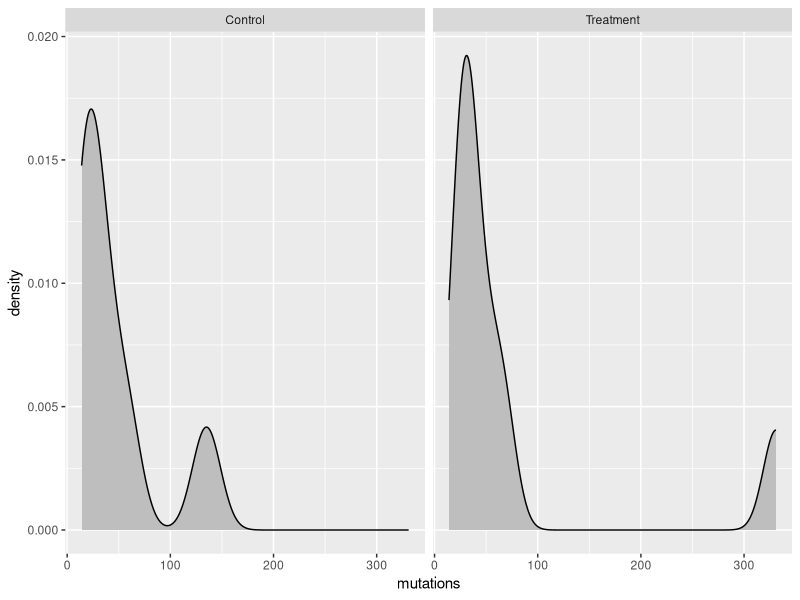
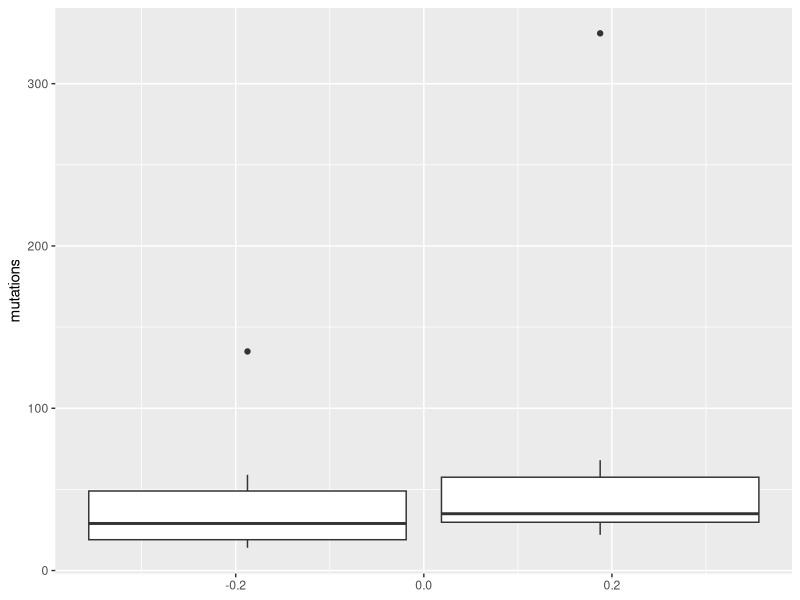
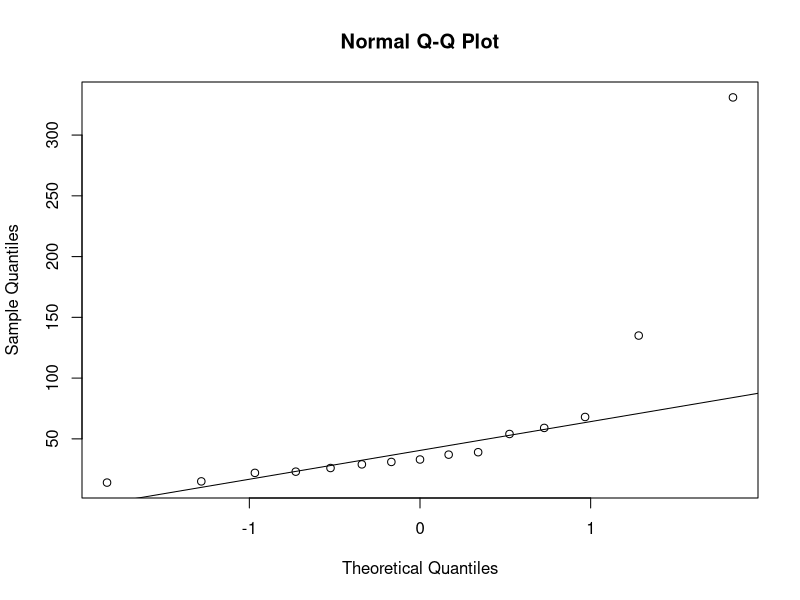
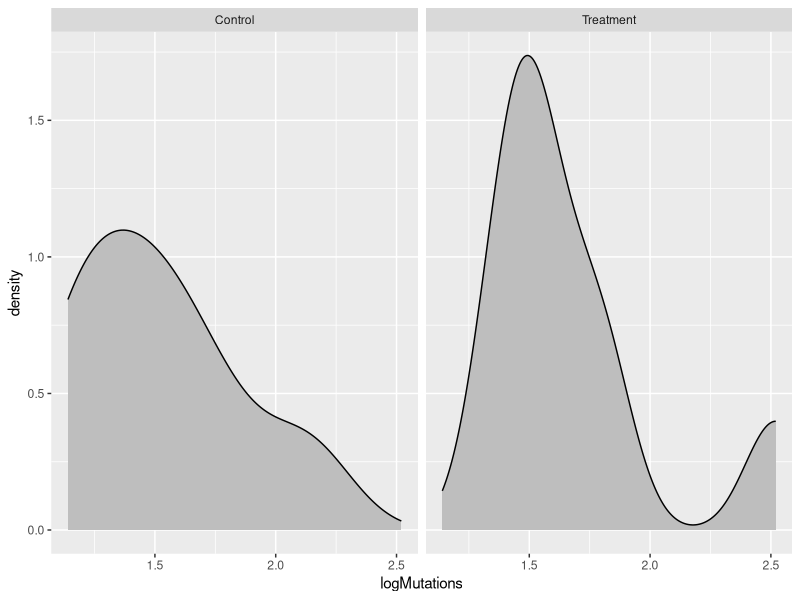
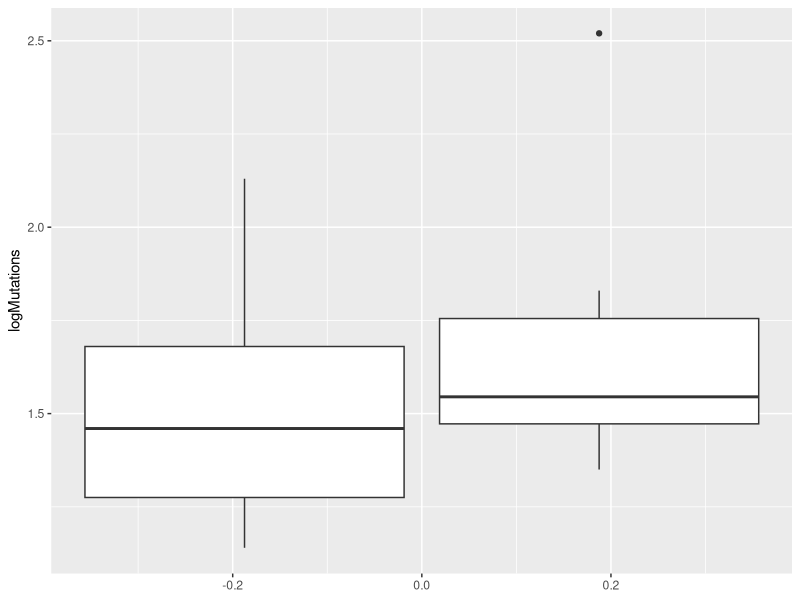
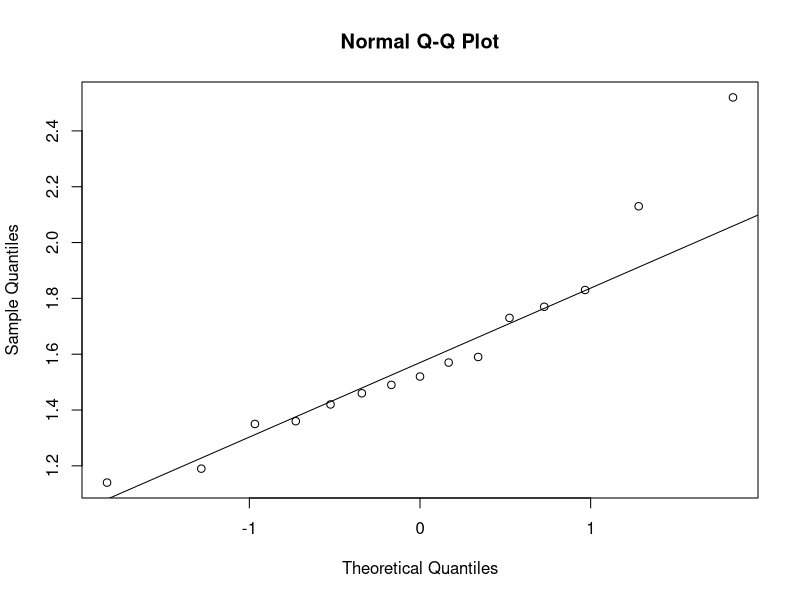

Here is the R script that generated these plots, in order:
########################################
##File with creation of plots and things 
##for Unit 6 370 redesign
########################################

#####################################
#PCM6a

#####################################
#PCM6b
#data set
logMutations <- c(2.13, 1.59, 1.14, 1.77, 1.36, 1.46, 1.19, 1.42, 1.73, 1.57, 1.49, 2.52, 1.83, 1.35, 1.52)
group <- c(rep("Control", 7), rep("Treatment", 8))
mutations <- round(10^(logMutations))
fungiData <- data.frame(mutations, group, logMutations)
fungiData

tapply(X = mutations, INDEX = group, FUN = summary)
library(tidyverse)
fungiSummary <- fungiData %>% group_by(group) %>% summarise(Min = min(mutations), Q1 = quantile(mutations, 0.25), Median = quantile(mutations, 0.5), Mean = mean(mutations), Q3 = quantile(mutations, 0.75), Max = max(mutations))
fungiSummary

ggplot(data = fungiData, aes(x = mutations)) + geom_density(fill = "grey") + facet_grid(. ~ group)

ggplot(data = fungiData, aes(y = mutations)) + geom_boxplot(aes(group = group))

qqnorm(fungiData$mutations)
qqline(y = fungiData$mutations)      

#log transform EDA
logfungiSummary <- fungiData %>% group_by(group) %>% summarise(Min = min(logMutations), Q1 = quantile(logMutations, 0.25), Median = quantile(logMutations, 0.5), Mean = mean(logMutations), Q3 = quantile(logMutations, 0.75), Max = max(logMutations))
logfungiSummary

ggplot(data = fungiData, aes(x = logMutations)) + geom_density(fill = "grey") + facet_grid(. ~ group)

ggplot(data = fungiData, aes(y = logMutations)) + geom_boxplot(aes(group = group))

qqnorm(fungiData$logMutations)
qqline(y = fungiData$logMutations)  


test <- t.test(logMutations~group, data = fungiData)
test2 <- t.test(logMutations~group, data = fungiData, var.equal = TRUE)
test2

S1 <- sd(filter(fungiData, group == "Treatment")$logMutations)
n1 <- 8
S2 <- sd(filter(fungiData, group == "Control")$logMutations)
n2 <- 7

Sp <- sqrt(((n1-1)*S1^2+(n2-1)*S2^2)/(n1+n2-2))
Vbar1 <- 1.679
Vbar2 <- 1.52
(Vbar1-Vbar2)/(Sp*sqrt((1/n1+1/n2)))

(Vbar1-Vbar2)/sqrt((S1^2/n1+S2^2/n2))

